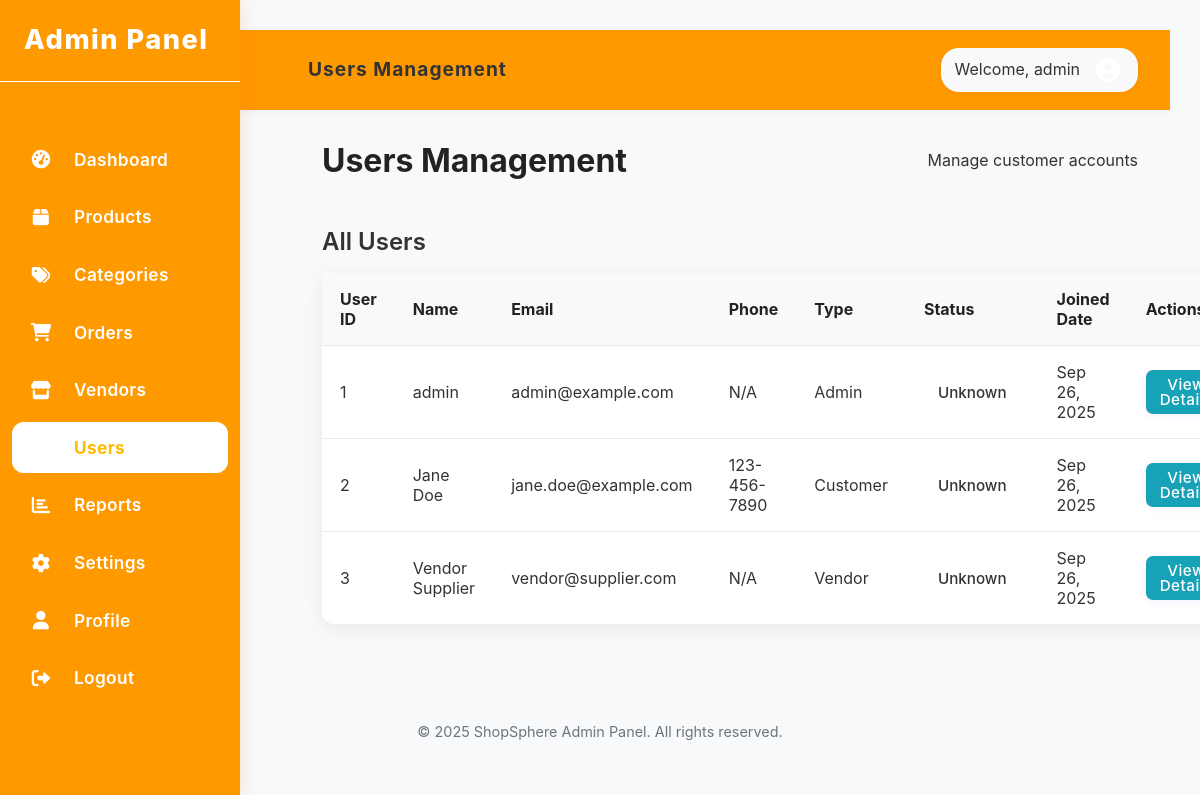
Screenshot of /admin/admin-users.php (signed in) with the database file from the repository.
### tables this page shows
CREATE TABLE users (
    id INT AUTO_INCREMENT PRIMARY KEY,
    username VARCHAR(50) NOT NULL UNIQUE,
    email VARCHAR(100) NOT NULL UNIQUE,
    password VARCHAR(255) NOT NULL,
    user_type ENUM('customer', 'vendor', 'admin') DEFAULT 'customer',
    reset_token VARCHAR(255) DEFAULT NULL,
    reset_token_expires_at DATETIME DEFAULT NULL,
    last_reset_request_at DATETIME DEFAULT NULL,
    created_at TIMESTAMP DEFAULT CURRENT_TIMESTAMP,
    updated_at TIMESTAMP DEFAULT CURRENT_TIMESTAMP ON UPDATE CURRENT_TIMESTAMP
);

CREATE TABLE user_profiles (
    id INT AUTO_INCREMENT PRIMARY KEY,
    user_id INT NOT NULL,
    first_name VARCHAR(50),
    last_name VARCHAR(50),
    phone VARCHAR(20),
    address TEXT,
    city VARCHAR(50),
    state VARCHAR(50),
    country VARCHAR(50),
    zip_code VARCHAR(20),
    avatar VARCHAR(255),
    email_notifications BOOLEAN DEFAULT TRUE,
    sms_notifications BOOLEAN DEFAULT FALSE,
    marketing_communications BOOLEAN DEFAULT FALSE,
    FOREIGN KEY (user_id) REFERENCES users(id) ON DELETE CASCADE
);

### admin/admin-users.php (the view, shortened to what this page needs)
<link rel="stylesheet" href="../assets/css/pages/admin-users.css">
<?php
$database = new Database();
$db = $database->getConnection();
$page_title = "Users Management";
$query = "SELECT u.*, up.first_name, up.last_name, up.phone
          FROM users u
          LEFT JOIN user_profiles up ON u.id = up.user_id
          ORDER BY u.created_at DESC";
$stmt = $db->prepare($query);
$stmt->execute();
$users = $stmt->fetchAll(PDO::FETCH_ASSOC);
include_once '../includes/admin-header.php';
?>
<div class="admin-users-container">
    <div class="admin-users-header">
        <h1>Users Management</h1>
        <p>Manage customer accounts</p>
    </div>
    <div>
        <div>
            <h2>All Users</h2>
        </div>
        <div>
            <?php if (!empty($users)): ?>
                <table class="users-table">
                    <thead>
                        <tr>
                            <th>User ID</th>
                            <th>Name</th>
                            <th>Email</th>
                            <th>Phone</th>
                            <th>Type</th>
                            <th>Status</th>
                            <th>Joined Date</th>
                            <th>Actions</th>
                        </tr>
                    </thead>
                    <tbody>
                        <?php foreach ($users as $user): ?>
                            <tr>
                                <td data-label="User ID"><?php echo $user['id']; ?></td>
                                <td data-label="Name">
                                    <?php
                                    $full_name = trim($user['first_name'] . ' ' . $user['last_name']);
                                    echo !empty($full_name) ? htmlspecialchars($full_name) : htmlspecialchars($user['username']);
                                    ?>
                                </td>
                                <td data-label="Email"><?php echo htmlspecialchars($user['email']); ?></td>
                                <td data-label="Phone"><?php echo !empty($user['phone']) ? htmlspecialchars($user['phone']) : 'N/A'; ?></td>
                                <td data-label="Type">
                                    <span class="badge badge-<?php echo $user['user_type']; ?>">
                                        <?php echo ucfirst($user['user_type']); ?>
                                    </span>
                                </td>
                                <td data-label="Status">
                                    <span class="user-status <?php echo isset($user['status']) ? $user['status'] : 'unknown'; ?>">
                                        <?php echo isset($user['status']) ? ucfirst($user['status']) : 'Unknown'; ?>
                                    </span>
                                </td>
                                <td data-label="Joined Date"><?php echo date('M j, Y', strtotime($user['created_at'])); ?></td>
                                <td data-label="Actions">
                                    <div class="action-buttons">
                                        <a href="admin-user-details.php?id=<?php echo $user['id']; ?>" class="btn btn-edit">View Details</a>
                                    </div>
                                </td>
                            </tr>
                        <?php endforeach; ?>
                    </tbody>
                </table>
            <?php else: ?>
                <p class="text-center">No users found.</p>
            <?php endif; ?>
        </div>
    </div>
</div>
<?php
include_once '../includes/admin-footer.php';
?>

### includes/admin-header.php (shortened to what this page needs)
<!DOCTYPE html>
<html lang="en">
<head>
    <link rel="stylesheet" href="../assets/css/style.css">
    <link rel="stylesheet" href="../../assets/css/pages/admin-dashboard.css">
    <link rel="stylesheet" href="../../assets/css/pages/admin-profile.css">
    <link rel="stylesheet" href="../../assets/css/pages/admin-header.css">
    <link rel="stylesheet" href="../../assets/css/pages/admin-login.css">
    <link href="https://cdnjs.cloudflare.com/ajax/libs/font-awesome/6.0.0/css/all.min.css" rel="stylesheet">
</head>
<body class="admin-body">
    <div class="admin-wrapper">
        <aside class="admin-sidebar">
            <div class="sidebar-header">
                <h2 style="color:#fff !important;">Admin Panel</h2>
            </div>
            <nav class="sidebar-nav">
                <ul>
                    <li class="nav-item <?php echo basename($_SERVER['PHP_SELF']) == 'admin-dashboard.php' ? 'active' : ''; ?>">
                        <a href="admin-dashboard.php" class="nav-link"><i class="fas fa-tachometer-alt"></i><span>Dashboard</span></a>
                    </li>
                    <li class="nav-item <?php echo basename($_SERVER['PHP_SELF']) == 'admin-products.php' ? 'active' : ''; ?>">
                        <a href="admin-products.php" class="nav-link"><i class="fas fa-box"></i><span>Products</span></a>
                    </li>
                    <li class="nav-item <?php echo basename($_SERVER['PHP_SELF']) == 'admin-categories.php' ? 'active' : ''; ?>">
                        <a href="admin-categories.php" class="nav-link"><i class="fas fa-tags"></i><span>Categories</span></a>
                    </li>
                    <li class="nav-item <?php echo basename($_SERVER['PHP_SELF']) == 'admin-orders.php' ? 'active' : ''; ?>">
                        <a href="admin-orders.php" class="nav-link"><i class="fas fa-shopping-cart"></i><span>Orders</span></a>
                    </li>
                    <li class="nav-item <?php echo basename($_SERVER['PHP_SELF']) == 'admin-vendors.php' ? 'active' : ''; ?>">
                        <a href="admin-vendors.php" class="nav-link"><i class="fas fa-store"></i><span>Vendors</span></a>
                    </li>
                    <li class="nav-item <?php echo basename($_SERVER['PHP_SELF']) == 'admin-users.php' ? 'active' : ''; ?>">
                        <a href="admin-users.php" class="nav-link"><i class="fas fa-users"></i><span>Users</span></a>
                    </li>
                    <li class="nav-item <?php echo basename($_SERVER['PHP_SELF']) == 'admin-reports.php' ? 'active' : ''; ?>">
                        <a href="admin-reports.php" class="nav-link"><i class="fas fa-chart-bar"></i><span>Reports</span></a>
                    </li>
                    <li class="nav-item <?php echo basename($_SERVER['PHP_SELF']) == 'admin-settings.php' ? 'active' : ''; ?>">
                        <a href="admin-settings.php" class="nav-link"><i class="fas fa-cog"></i><span>Settings</span></a>
                    </li>
                    <li class="nav-item <?php echo basename($_SERVER['PHP_SELF']) == 'admin-profile.php' ? 'active' : ''; ?>">
                        <a href="admin-profile.php" class="nav-link"><i class="fas fa-user"></i><span>Profile</span></a>
                    </li>
                    <li class="nav-item <?php echo basename($_SERVER['PHP_SELF']) == 'admin-logout.php' ? 'active' : ''; ?>">
                        <a href="admin-logout.php" class="nav-link"><i class="fas fa-sign-out-alt"></i><span>Logout</span></a>
                    </li>
                </ul>
            </nav>
        </aside>
        <main class="admin-main">
            <header class="admin-topnav">
                <div class="topnav-left">
                    <h1><?php echo isset($page_title) ? $page_title : 'Dashboard'; ?></h1>
                </div>
                <div class="topnav-right">
                    <div class="admin-user">
                        <span>Welcome, <?php echo $_SESSION['username']; ?></span>
                        <div class="user-avatar">
                            <i class="fas fa-user-circle"></i>
                        </div>
                    </div>
                </div>
            </header>

### includes/admin-footer.php (shortened to what this page needs)
<footer class="admin-footer" style="padding:24px;text-align:center;background:#f8f9fa;color:#6c757d;margin-top:40px;">
    <div class="container">
        <span>&copy; <?php echo date('Y'); ?> ShopSphere Admin Panel. All rights reserved.</span>
    </div>
</footer>
</body>
</html>

### assets/css/pages/admin-users.css (style rules this page uses)
.admin-users-container { padding: 32px; margin-left: 260px; max-width: 1400px; overflow: visible; }
.admin-users-header { display: flex; justify-content: space-between; align-items: center; margin-bottom: 32px; }
.admin-users-header h1 { font-size: 2rem; color: #222; font-weight: 700; }
.users-table { width: 100%; border-collapse: separate; border-spacing: 0; background: #fff; box-shadow: 0 4px 20px rgba(0,0,0,0.07); border-radius: 12px; font-size: 1rem; overflow: visible; max-width: 100%; }
.users-table th, .users-table td { padding: 16px 18px; text-align: left; border-bottom: 1px solid #e9ecef; }
.users-table th { background: var(--gray-100, #f8f9fa); color: #222; font-weight: 700; }
.users-table tr:last-child td { border-bottom: none; }
.user-status { padding: 6px 14px; border-radius: 16px; font-size: 0.95rem; font-weight: 500; display: inline-block; }
.action-buttons { display: flex; gap: 10px; }
.action-buttons .btn { padding: 7px 14px; font-size: 0.95rem; border-radius: 7px; font-weight: 500; border: none; cursor: pointer; transition: background 0.2s; }
.action-buttons .btn-edit { background: var(--info, #17a2b8); color: #fff; }

### assets/css/style.css (style rules this page uses)
* { margin: 0; padding: 0; box-sizing: border-box; }
body { font-family: 'MTN Brighter Sans', -apple-system, BlinkMacSystemFont, "Segoe UI", Roboto, Helvetica, Arial, sans-serif; line-height: 1.6; color: #333; background-color: #f8f9fa; }
.container { width: 100%; max-width: 1200px; margin: 0 auto; padding: 0 15px; }

### assets/css/pages/admin-dashboard.css (style rules this page uses)
.nav-link { display: flex; align-items: center; padding: 1rem 1.7rem; color: #ff6600; font-family: 'Inter', sans-serif; font-size: 1.12rem; border-radius: 14px; transition: background 0.2s, color 0.2s, box-shadow 0.2s; text-decoration: none; background: #fff; letter-spacing: 0.02em; white-space: nowrap; box-shadow: 0 2px 12px rgba(255,102,0,0.10); font-weight: 600; }
.nav-link i { margin-right: 1rem; font-size: 1.25rem; filter: none; }
.btn { display: inline-flex; align-items: center; justify-content: center; padding: 8px 16px; border-radius: 8px; text-decoration: none; font-weight: 500; font-size: 0.9rem; cursor: pointer; transition: var(--transition); border: none; gap: 6px; }
.action-buttons { display: flex; gap: 8px; }

### assets/css/pages/admin-login.css (style rules this page uses)
.btn { display: inline-block; padding: 14px 28px; background: linear-gradient(90deg, var(--primary-color) 60%, var(--primary-dark) 100%); color: #fff; border: none; border-radius: 10px; font-size: 17px; font-weight: 600; cursor: pointer; transition: background 0.3s, box-shadow 0.3s, transform 0.2s; text-align: center; box-shadow: 0 2px 8px rgba(124,58,237,0.08); letter-spacing: 0.5px; }

### assets/css/base/typography.css (style rules this page uses)
body { font-family: 'Segoe UI', Tahoma, Geneva, Verdana, sans-serif; font-size: 16px; line-height: 1.6; color: var(--text-primary); }
h1, h2, h3, h4, h5, h6 { font-weight: 600; line-height: 1.2; margin-bottom: var(--spacing-md); color: var(--text-primary); }
h1 { font-size: var(--font-size-xxl); }
h2 { font-size: var(--font-size-xl); }
p { margin-bottom: var(--spacing-md); }
a { color: var(--primary-color); transition: color var(--transition-fast); }

### assets/css/base/variables.css (style rules this page uses)
:root { --primary-color: #ff9900; --primary-dark: #e68a00; --secondary-color: #232f3e; --accent-color: #ff6b6b; --success-color: #28a745; --danger-color: #dc3545; --warning-color: #ffc107; --info-color: #17a2b8; --text-primary: #333; --text-secondary: #666; --text-light: #999; --text-white: #fff; --bg-light: #f8f9fa; --bg-white: #fff; --bg-dark: #232f3e; --border-color: #ddd; --border-radius: 8px; --border-radius-sm: 4px; --shadow-sm: 0 2px 4px rgba(0,0,0,0.1); --shadow-md: 0 4px 8px rgba(0,0,0,0.1); --shadow-lg: 0 8px 16px rgba(0,0,0,0.1); --spacing-xs: 0.25rem; --spacing-sm: 0.5rem; --spacing-md: 1rem; --spacing-lg: 1.5rem; --spacing-xl: 2rem; --spacing-xxl: 3rem; --font-size-xs: 0.75rem; --font-size-sm: 0.875rem; --font-size-md: 1rem; --font-size-lg: 1.25rem; --font-size-xl: 1.5rem; --font-size-xxl: 2rem; --transition-fast: 0.2s ease; --transition-normal: 0.3s ease; --transition-slow: 0.5s ease; }

### assets/css/components/buttons.css (style rules this page uses)
.btn { display: inline-flex; align-items: center; justify-content: center; gap: var(--spacing-sm); padding: 12px 24px; background-color: var(--primary-color); color: var(--text-white); border: none; border-radius: var(--border-radius); font-weight: 500; text-decoration: none; cursor: pointer; transition: all var(--transition-normal); font-size: var(--font-size-md); line-height: 1; }

### assets/css/layout/grid.css (style rules this page uses)
.container { width: 100%; max-width: 1200px; margin: 0 auto; padding: 0 var(--spacing-md); }

### assets/css/pages/products.css (style rules this page uses)
.sidebar-header { display: none; }

### rows the page displays
users: id "1", username "admin", email "admin@example.com", shows "N/A", user_type "Admin", created_at "Sep 26, 2025"
user_profiles: user "2", full_name "Jane Doe", user.email "jane.doe@example.com", phone "123-456-7890", user.user_type "Customer", user.created_at "Sep 26, 2025"
user_profiles: user "3", full_name "Vendor Supplier", user.email "vendor@supplier.com", shows "N/A", user.user_type "Vendor", user.created_at "Sep 26, 2025"

### other values shown
$page_title "Users Management"
$_SESSION['username'] "admin"
